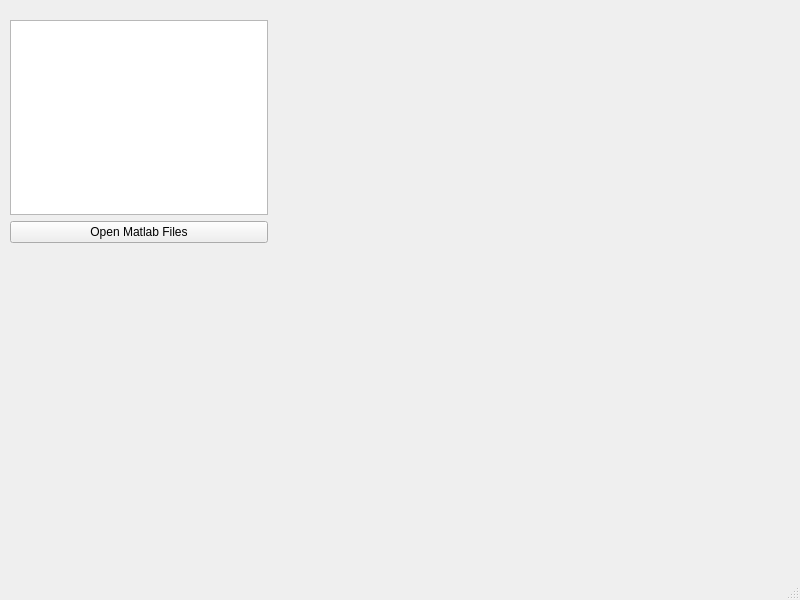
<?xml version="1.0" encoding="UTF-8"?>
<ui version="4.0">
 <class>dSAP</class>
 <widget class="QMainWindow" name="dSAP">
  <property name="geometry">
   <rect>
    <x>0</x>
    <y>0</y>
    <width>800</width>
    <height>600</height>
   </rect>
  </property>
  <property name="windowTitle">
   <string>dSAP</string>
  </property>
  <widget class="QWidget" name="centralwidget">
   <widget class="QWidget" name="">
    <property name="geometry">
     <rect>
      <x>10</x>
      <y>20</y>
      <width>258</width>
      <height>223</height>
     </rect>
    </property>
    <layout class="QVBoxLayout" name="verticalLayout">
     <item>
      <widget class="QListWidget" name="Matlist"/>
     </item>
     <item>
      <widget class="QPushButton" name="OpenFiles">
       <property name="text">
        <string>Open Matlab Files</string>
       </property>
      </widget>
     </item>
    </layout>
   </widget>
  </widget>
  <widget class="QMenuBar" name="menubar">
   <property name="geometry">
    <rect>
     <x>0</x>
     <y>0</y>
     <width>800</width>
     <height>21</height>
    </rect>
   </property>
  </widget>
  <widget class="QStatusBar" name="statusbar"/>
 </widget>
 <resources/>
 <connections>
  <connection>
   <sender>OpenFiles</sender>
   <signal>clicked()</signal>
   <receiver>dSAP</receiver>
   <slot>openMatFiles()</slot>
   <hints>
    <hint type="sourcelabel">
     <x>155</x>
     <y>253</y>
    </hint>
    <hint type="destinationlabel">
     <x>142</x>
     <y>296</y>
    </hint>
   </hints>
  </connection>
 </connections>
 <slots>
  <slot>openMatFiles()</slot>
 </slots>
</ui>
